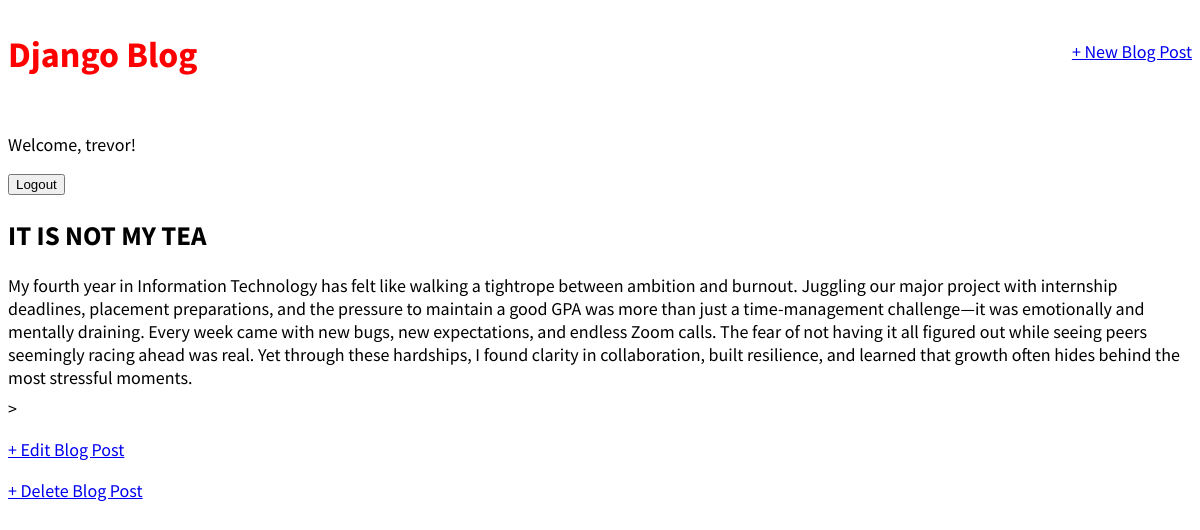
The app's page /post/1/ (signed in) with its own data.
### blog/models.py (models this page shows, shortened)
class Post(models.Model):
    title = models.CharField(max_length=200)
    author = models.ForeignKey('auth.User', on_delete=models.CASCADE,)
    body = models.TextField()

### blog/views.py (the view)
# urls.py: path("post/<int:pk>/", BlogDetailView.as_view(), name="post_detail"),
class BlogDetailView(DetailView):
    model = Post
    template_name = "post_detail.html"

### templates/post_detail.html
{% extends "base.html" %}
{%block content%}
<div class="post-entry">
    <h2>{{ post.title }}</h2>
    <p>{{ post.body }}</p>
</div>>
<p><a href="{% url 'post_edit' post.pk %}">+ Edit Blog Post</a></p>
<p><a href="{% url 'post_delete' post.pk %}">+ Delete Blog Post </a></p>
{% endblock content %}

### templates/base.html (shortened to what this page needs)
{% load static %}
<html>
    <head>
        <link rel="stylesheet" href="{% static 'css/base.css' %}">
    </head>
    <body>
        <div>
            <header>
                <div class="nav-left">
                    <h1><a href="{% url 'home' %}">Django Blog</a></h1>
                </div>
                <div class="nav-right">
                    <a href="{% url 'post_new' %}">+ New Blog Post</a>
                </div>
            </header>
            {% if user.is_authenticated %}
              <p>Welcome, {{ user.username }}!</p>
              <form method="post" action="{% url 'logout' %}">
                  <button type="submit">Logout</button>
                </form>
            {% else %}
              <p> You are not logged in</p>
              <a href="{% url 'login' %}"> Log In</a> |
              <a href="{% url 'signup' %}"> Sign Up</a>
            {% endif %}
        {% block content %}
        {% endblock content %}
        </div>
    </body>
</html>

### static/css/base.css (style rules this page uses)
header h1 a { color:red; text-decoration: none; }
header { border-bottom: 1 px solid #999; margin-bottom: 2rem; display: flex; }
body { font-family: 'Source Sans Pro', sans-seriff; font-size: 18px; }
.nav-left { margin-right: auto; }
.nav-right { display: flex; padding-top: 2rem; }
.post-entry { margin: 0.5rem 0; }
.post-entry p { margin: 0; font-weight: 400; }

### records on screen
Post: title "IT IS NOT MY TEA", body "My fourth year in Information Technology has felt like walking a tightrope between ambition and burnout. Juggling our major project with internship deadlines, placement preparations, and the pressure to maintain a good GPA was more than just a time-management challenge—it was emotionally and mentally draining. Every week came with new bugs, new expectations, and endless Zoom calls. The fear of not having it all figured out while seeing peers seemingly racing ahead was real. Yet through these hardships, I found clarity in collaboration, built resilience, and learned that growth often hides behind the most stressful moments."

### other values on screen
{{ user.username }} "trevor"
